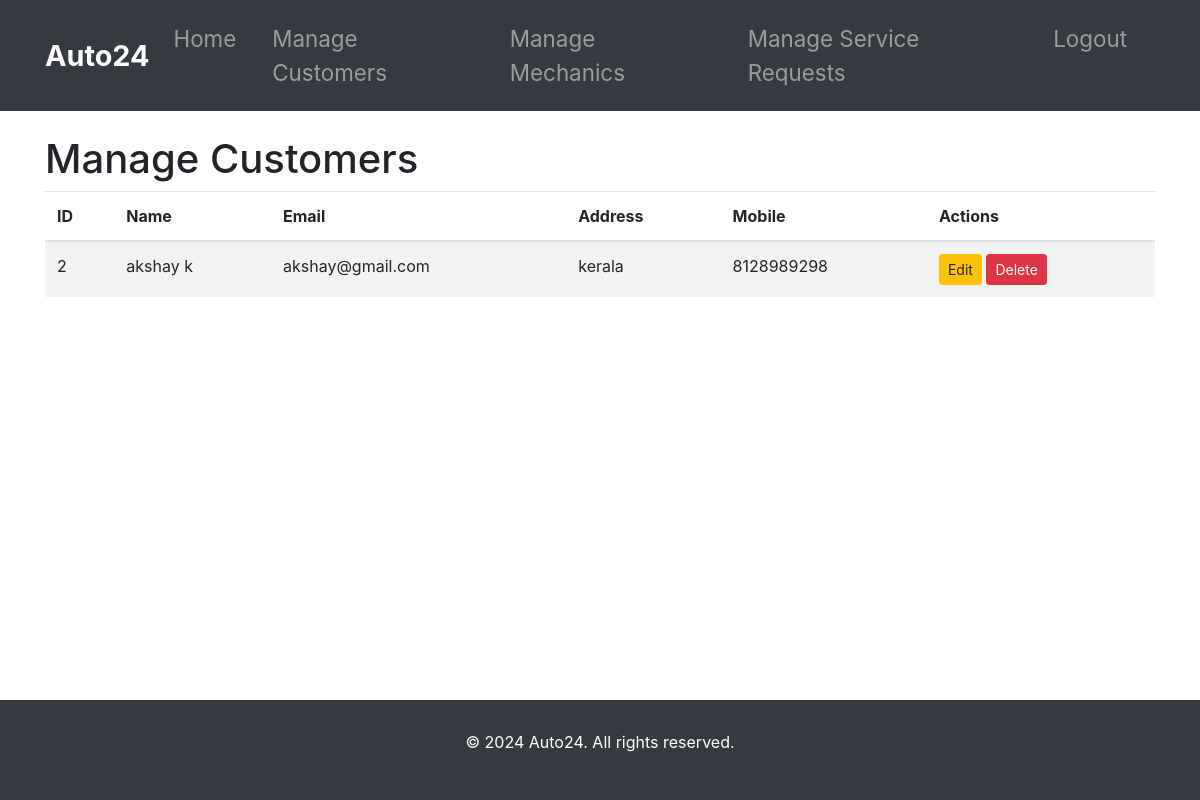
Before: /adminpage/manage-customers/ (signed in) with the older database file.
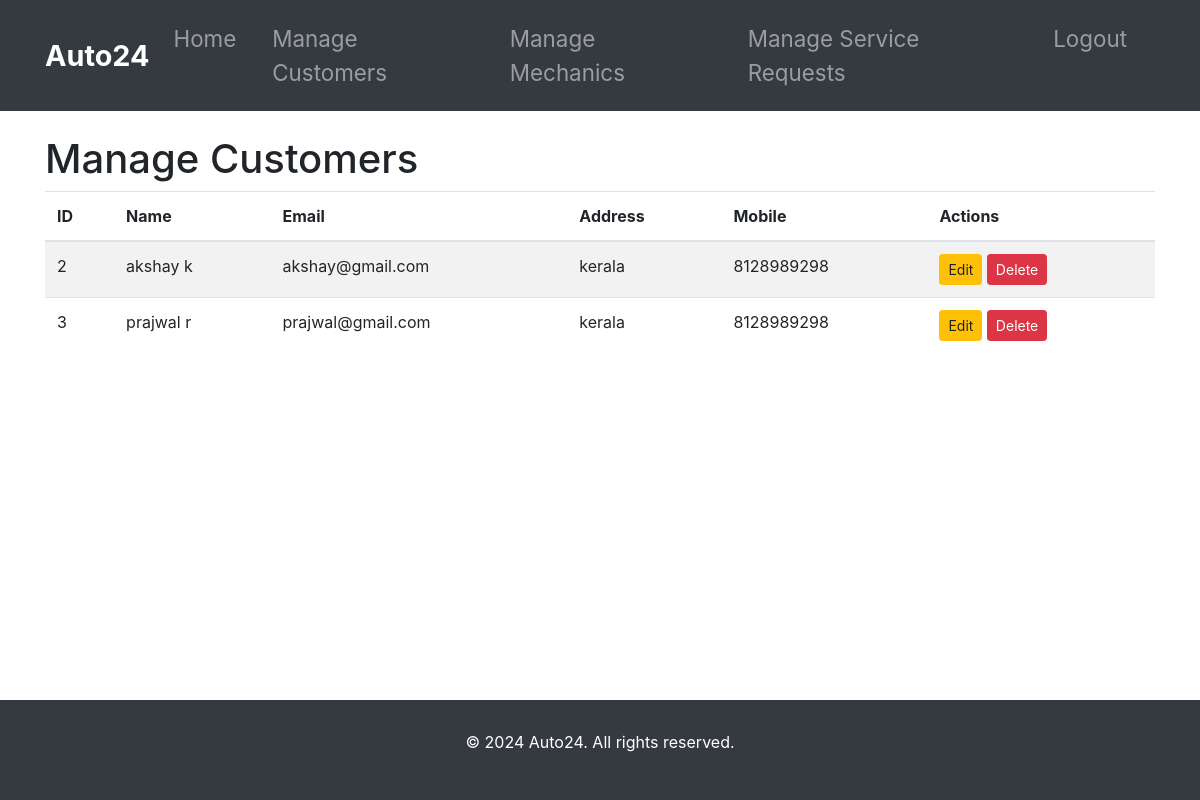
After: the same page with the newer database file.
### customer_management/models.py (models this page shows, shortened)
class Customer(models.Model):
    user = models.OneToOneField(User, on_delete=models.CASCADE)
    profile_pic = models.ImageField(upload_to='profile_pic/CustomerProfilePic/', null=True, blank=True)
    address = models.CharField(max_length=40)
    mobile = models.CharField(max_length=20, null=False)
    @property
    def get_name(self):
        return self.user.first_name + " " + self.user.last_name

### admin_management/views.py (the view)
# urls.py: path('adminpage/manage-customers/', views.manage_customers, name='manage_customers'),
@staff_member_required
def manage_customers(request):
    customers = Customer.objects.all()
    return render(request, 'adminpage/manage_customers.html', {'customers': customers})

### templates/adminpage/manage_customers.html (shortened to what this page needs)
{% extends 'adminpage/base.html' %}
{% block content %}
<div class="container mt-4">
    <h1>Manage Customers</h1>
    <table class="table table-striped">
        <thead>
            <tr>
                <th>ID</th>
                <th>Name</th>
                <th>Email</th>
                <th>Address</th>
                <th>Mobile</th>
                <th>Actions</th>
            </tr>
        </thead>
        <tbody>
            {% for customer in customers %}
            <tr>
                <td>{{ customer.id }}</td>
                <td>{{ customer.get_name }}</td>
                <td>{{ customer.user.email }}</td>
                <td>{{ customer.address }}</td>
                <td>{{ customer.mobile }}</td>
                <td>
                    <a href="{% url 'edit_customer' customer.id %}" class="btn btn-warning btn-sm me-2">Edit</a>
                    <a href="{% url 'delete_customer' customer.id %}" class="btn btn-danger btn-sm">Delete</a>
                </td>
            </tr>
            {% endfor %}
        </tbody>
    </table>
</div>
{% endblock %}

Changed rows visible on the page:
added Customer: id "3", get_name "prajwal r", user.email "prajwal@gmail.com", address "kerala", mobile "8128989298"
